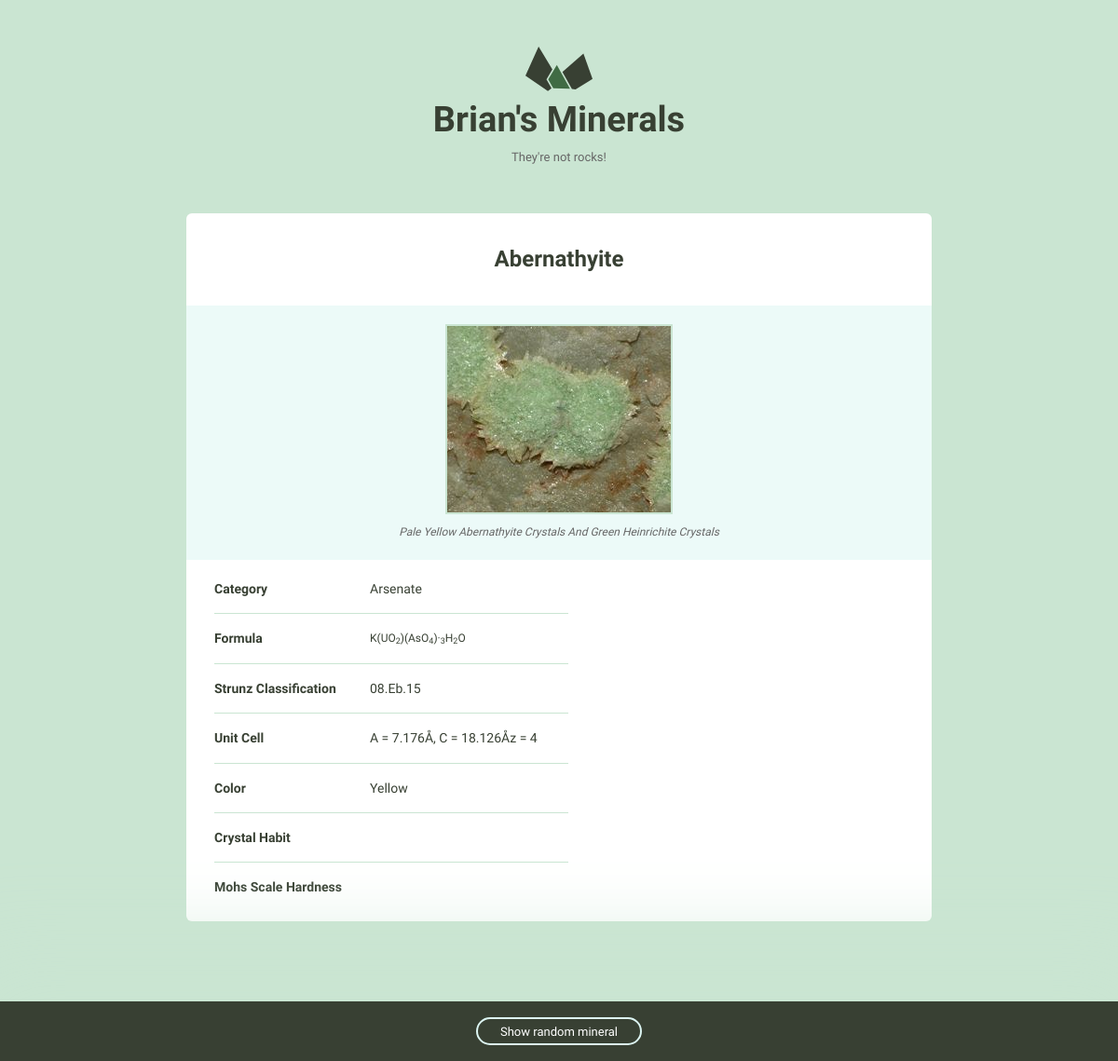
Page /minerals/2/ on the committed database.
### minerals/models.py (models this page shows, shortened)
class Mineral(models.Model):
    name = models.CharField(max_length=255)
    img_filename = models.CharField(max_length=255)
    img_caption = models.TextField(max_length=255)
    category = models.CharField(max_length=255)
    formula = models.CharField(max_length=255)
    strunz_classification = models.CharField(max_length=255)
    crystal_system = models.CharField(max_length=255)
    unit_cell = models.CharField(max_length=255)
    color = models.CharField(max_length=255)
    crystal_symmetry = models.CharField(max_length=255)
    cleavage = models.CharField(max_length=255)
    mohs_hardness = models.CharField(max_length=255)
    luster = models.CharField(max_length=255)
    streak = models.CharField(max_length=255)
    diaphaneity = models.CharField(max_length=255)
    optical_properties = models.CharField(max_length=255)
    refractive_index = models.CharField(max_length=255, blank=True, default='')
    crystal_habit = models.CharField(max_length=255, blank=True, default='')
    specific_gravity = models.CharField(max_length=255, blank=True, default='')
    class Meta:
        ordering = ['name']

### minerals/views.py (the view)
# urls.py: url(r'(?P<pk>\d+)/$', views.mineral_detail, name='detail'),
def mineral_detail(request, pk):
    mineral = get_object_or_404(Mineral, pk=pk)
    minerals = Mineral.objects.all()
    random_mineral = random.choice(minerals)
    return render(
        request,
        'minerals/mineral_detail.html',
        {'mineral': mineral, 'random_mineral': random_mineral}
    )

### minerals/templates/minerals/mineral_detail.html (shortened to what this page needs)
{% extends 'layout.html' %}
{% load static %}
{% block content %}
<div class="grid-100 mineral__container">
  <h1 class="mineral__name">{{ mineral.name }}</h1>
  <div class="mineral__image-bg">
    <img class="mineral__image" src="{% static 'img' %}/{{mineral.img_filename}}" alt="{{ mineral.name|title }}">
    <p class="mineral__caption">{{ mineral.img_caption|title }}</p>
  </div>
  <div class="mineral__table-container">
    <table class="mineral__table">
      <tr>
        <td class="mineral__category">Category</td>
        <td>{{ mineral.category|title }}</td>
      </tr>
      <tr>
        <td class="mineral__category">Formula</td>
        <td class="mineral__formula">{{ mineral.formula|safe }}</td>
      </tr>
      <tr>
        <td class="mineral__category">Strunz Classification</td>
        <td>{{ mineral.strunz_classification|title }}</td>
      </tr>
      <tr>
        <td class="mineral__category">Unit Cell</td>
        <td>{{ mineral.unit_cell|title }}</td>
      </tr>
      <tr>
        <td class="mineral__category">Color</td>
        <td>{{ mineral.color|title }}</td>
      </tr>
      <tr>
        <td class="mineral__category">Crystal Habit</td>
        <td>{{ mineral.crystal_habit|title }}</td>
      </tr>
      <tr>
        <td class="mineral__category">Mohs Scale Hardness</td>
        <td>{{ mineral.mohs_hardness|title }}</td>
      </tr>
    </table>
  </div>
</div>
{% endblock %}
{% block rand_mineral %}
<div class="minerals__random">
    <a class="minerals__anchor" href="{% url 'minerals:detail' pk=random_mineral.pk %}">Show random mineral</a>
</div>
{% endblock %}

### assets/css/global.css (style rules this page uses)
html { font-family: sans-serif; -ms-text-size-adjust: 100%; -webkit-text-size-adjust: 100%; }
body { margin: 0; }
a { background-color: transparent; }
h1 { font-size: 2em; margin: 0.67em 0; }
sub { font-size: 75%; line-height: 0; position: relative; vertical-align: baseline; bottom: -0.25em; }
img { border: 0; }
table { border-collapse: collapse; border-spacing: 0; }
td, th { padding: 0; }
html { font-size: 62.5%; }
body { background-color: #CAE5D2; font-size: 1.5em; line-height: 1.6; font-weight: 400; font-family: "Cousine"; color: #666; }
.grid, .grid-5, .grid-10, .grid-15, .grid-20, .grid-25, .grid-30, .grid-33, .grid-35, .grid-40, .grid-45, .grid-50, .grid-55, .grid-60, .grid-65, .grid-66, .grid-70, .grid-75, .grid-80, .grid-90, .grid-95, .grid-100 { float: left; box-sizing: border-box; position: relative; }
.grid-100 { width: 100%; padding: 0 15px; }
h1, h2, h3, h4, h5, h6 { margin-top: 0; margin-bottom: 2rem; font-weight: bold; font-family: "Work Sans", sans-serif; color: #384033; }
h1 { font-size: 3.8rem; }
@media (min-width: 550px) { h1 { font-size: 3.8rem; } }
p { margin-top: 0; font-size: 1.6rem; }
a { color: #689b98; text-decoration: none; -webkit-transition: color 0.2s; -moz-transition: color 0.2s; -ms-transition: color 0.2s; -o-transition: color 0.2s; transition: color 0.2s; }
th, td { padding: 15px; text-align: left; border-bottom: 1px solid #e1e1e1; }
th:first-child, td:first-child { padding-left: 0; }
th:last-child, td:last-child { padding-right: 0; }
table, p, ul { margin-bottom: 2.5rem; }
.minerals__anchor { border: solid 2px #DCF5F2; border-radius: 100px; color: #384033; display: block; font-size: 13px; text-align: center; padding: 8px 0 7px 0; width: 100%; transition: background-color 200ms ease-in-out, font-weight 200ms ease-in-out, color 200ms ease-in-out; }
.minerals__random { background-color: #384033; box-shadow: 0 0 100px 50px #CAE5D2; color: #fff; padding: 20px 0 20px 0; position: fixed; bottom: 0; text-align: center; width: 100%; }
.minerals__random .minerals__anchor { display: inline; color: #fff; padding: 6px 24px 5px 24px; }
.mineral__container { background-color: #fff; border-radius: 6px; list-style: none; padding: 0; text-align: center; }
.mineral__name { display: block; width: 100%; margin: 0; font-size: 24px; padding: 30px 0 30px 0; }
.mineral__image { display: block; margin: 0 auto; border: solid 2px #CAE5D2; }
.mineral__image-bg { background-color: #ecfaf8; padding: 20px 0; }
.mineral__caption { font-size: 12px; font-style: italic; padding: 10px 0 0 0; margin: 0; }
.mineral__table { font-size: 14px; color: #384033; }
.mineral__table td { border-color: #CAE5D2; }
.mineral__table tr:last-of-type td { border-bottom: none; padding-bottom: 0; }
.mineral__table-container { padding: 5px 30px 0; }
.mineral__category { font-weight: bold; width: 40%; }
.mineral__formula { font-size: 12px; }

### rows in the picture
Mineral: name "Abernathyite", img_filename (picture), img_caption "Pale Yellow Abernathyite Crystals And Green Heinrichite Crystals", category "Arsenate", formula "K(UO 2 )(AsO 4 )· 3 H 2 O", strunz_classification "08.Eb.15", unit_cell "A = 7.176Å, C = 18.126Åz = 4", color "Yellow"
